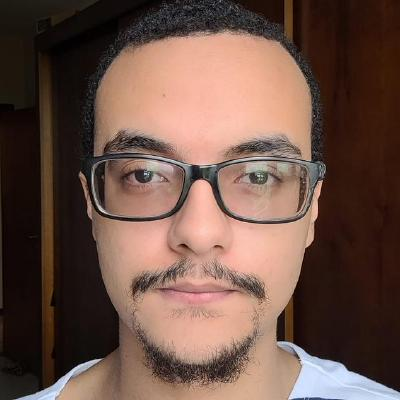
#> input picture imagens/89427136.jpg, 400 x 400 px, given in place of elden-ring-maliketh-4k-wallpaper-uhdpaper.com-259@1@g.jpg, which was not available
$ python coloca.py
#> lines starting #> are read from the running program, lines starting #| are printed output that depends on the picture; pictures that were not available may be replaced by others from this repository, and a replacement may not be noted
# Importando as bibliotecas
import glob
import os
from PIL import Image

# Caminho com as imgens das artes
art_path = 'imagens/'
# Caminho onde as imagens geradas serão salvas
art_new_path = 'imagens/art_background/'
#Caminho onde está a imgem de background
background = 'src/elden-ring-maliketh-4k-wallpaper-uhdpaper.com-259@1@g.jpg'

# Carregar imagem original e mostrar seu tamanho
original_background = Image.open(background)
#> original_background is the input picture: PIL image 400x400 RGB; mean R, G, B 109.4, 82.1, 71.4
print(original_background.size)
#| (400, 400)
Image.open(background)
background_image = original_background.copy()
# Redimensionamento do background em números absolutos
background_resized = background_image.resize((400, 600))
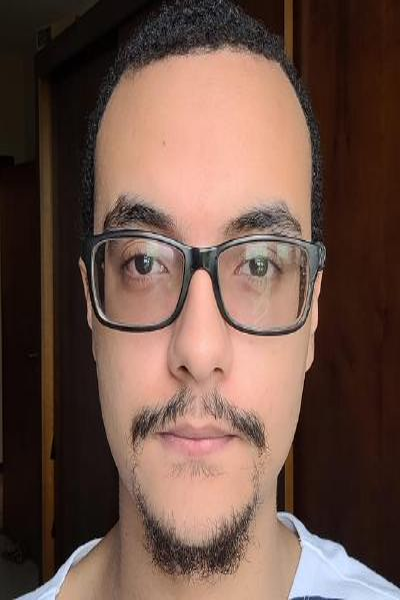
#> background_resized: PIL image 400x600 RGB; mean R, G, B 109.4, 82.1, 71.4
# Criar cópia da imagem redimensionada para não sobrescrever a imagem original
new_background = background_resized.copy()
# Salvar imagem redimensionada
background_resized.save('new_background.jpg')
# Carregar imagem e mostrar seu tamanho após redimensionamento
print(background_resized.size)
#| (400, 600)
Image.open('new_background.jpg')


# ... (rest of your code)

for art in glob.glob(art_path + '*.jpg'):
    # Pegar apenas o nome do arquivo
    art_name = os.path.basename(art)
    # Abrir a imagem da arte
    art_image = Image.open(art)
    # Redimensionar o tamanho da arte em números absolutos
    art_resized = art_image.resize((150, 100))
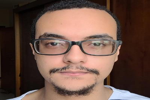
#> art_resized: PIL image 150x100 RGB; mean R, G, B 109.4, 82.1, 71.4

    # Verificar se a imagem tem um canal alfa (transparência)
    if 'A' in art_resized.getbands():
        # Criar uma imagem preta um pouco maior que a imagem original para fazer a função de moldura
        border = Image.new('RGBA', (160, 110), color=(0, 0, 0, 0))  # Usar 'RGBA' para transparência
        # Extrair a máscara de transparência da imagem redimensionada
        mask = art_resized.split()[3]
        # Criar cópia da imagem
        art_border = border.copy()
        # Colar a imagem da arte sobre a moldura com preservação de transparência usando a máscara
        art_border.paste(art_resized, (5, 5), mask=mask)
    else:
        # Se não houver um canal alfa, usar uma borda sem transparência
        border = Image.new('RGB', (160, 110), color=(0, 0, 0))
#> border: PIL image 160x110 RGB; every value is 0
        # Criar cópia da imagem
        art_border = border.copy()
        # Colar a imagem da arte sobre a moldura sem transparência
        art_border.paste(art_resized, (5, 5))
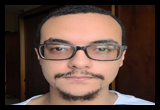
#> art_border: PIL image 160x110 RGB; mean R, G, B 93.2, 70, 60.8

    # Criar cópia da imagem
    art_background = background_resized.copy()

    # Colar a parte interna da imagem da arte sem a borda sobre o background
    art_background.paste(art_resized, (122, 227))
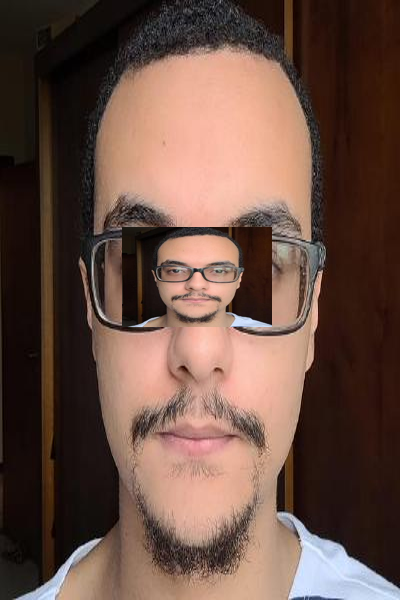
#> art_background: PIL image 400x600 RGB; mean R, G, B 106.2, 79.3, 68.5

    # Salvar imagem no caminho de saída
    art_background.save(art_new_path + 'arte_exposta - ' + art_name)

print('Processo completo')

$ run again, on imagens/whatsapp-image-2023-09-06-at-17.07.04.webp
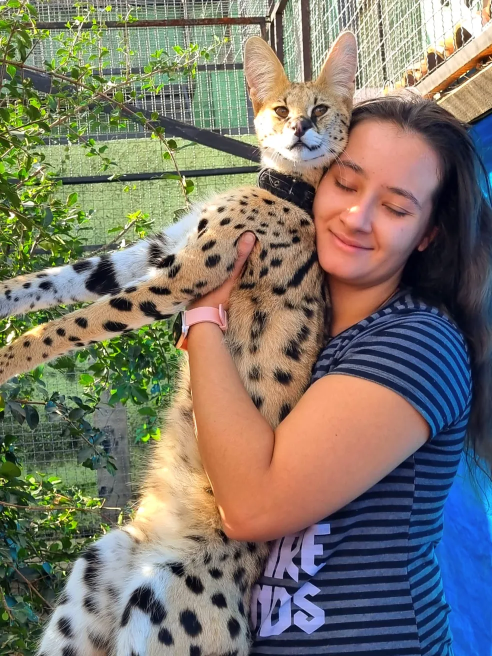
#> input picture imagens/whatsapp-image-2023-09-06-at-17.07.04.webp, 984 x 1312 px, given in place of elden-ring-maliketh-4k-wallpaper-uhdpaper.com-259@1@g.jpg, which was not available (shown at 1/2 size)
#> original_background is the input picture: PIL image 984x1312 RGB; mean R, G, B 124.1, 119.4, 107.4
#| (984, 1312)
#| (400, 600)
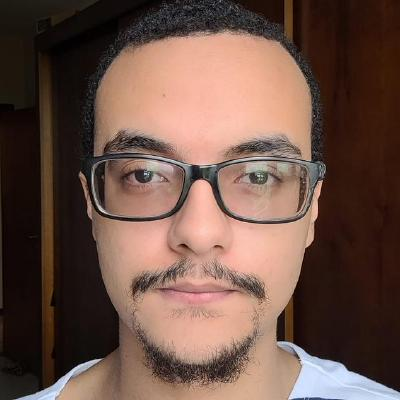
#> input picture imagens/89427136.jpg, 400 x 400 px
#> art_image is the input picture: PIL image 400x400 RGB; mean R, G, B 109.4, 82.1, 71.4
#> border: PIL image 160x110 RGB; every value is 0
#> `art_background.paste(art_resized, (122, 227))`:
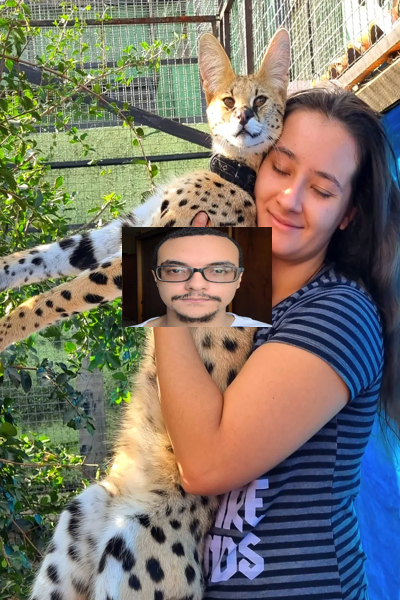
#> art_background: PIL image 400x600 RGB; mean R, G, B 122.1, 117.7, 106.4
